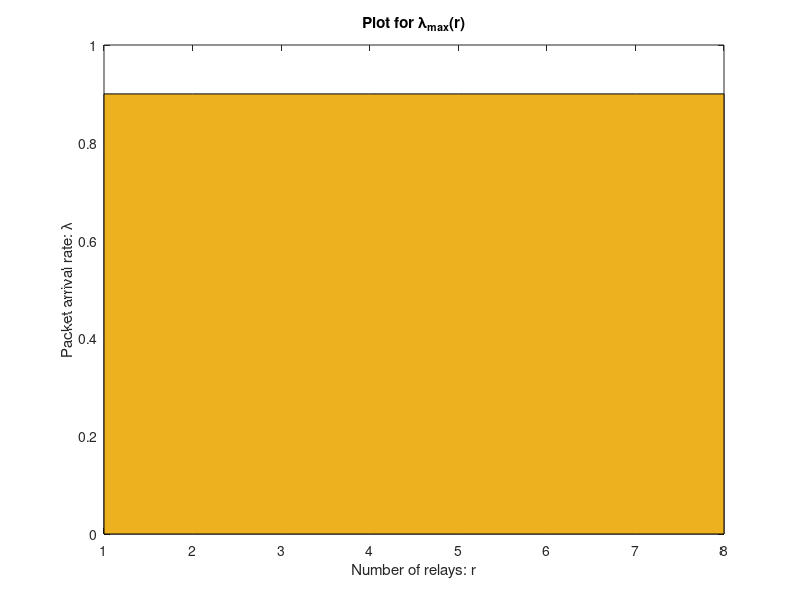

Write MATLAB code to recreate this figure.
r = linspace(1,8,8);
lambda1 = 0.9 + 0*r;
lambda2 = 1.8 + 0*r;
plot(r, lambda1, r, lambda2);
area(r, lambda1,"FaceColor","#EDB120");
xlabel('Number of relays: r');
ylabel('Packet arrival rate: \lambda');
title('Plot for \lambda_{max}(r)');